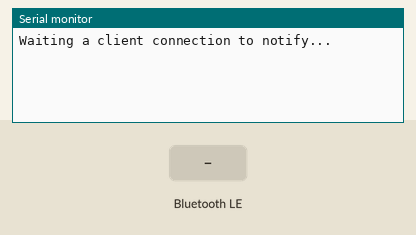
Recording of a sketch running on a simulated ESP32. On the bench: the last lines printed to the serial monitor. Inputs (shaded band) come from the test bench. Nothing arrives over Bluetooth unless stated; a phone connects over Bluetooth LE 3 s after start.

Above: at 1.2 s.
1.3 s: Bluetooth LE write "1" received
At 2.4 s:
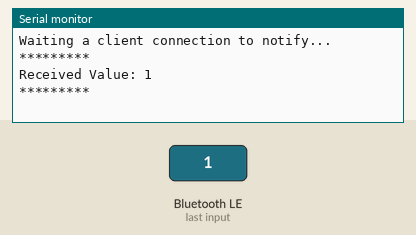
2.8 s: Bluetooth LE write "0" received
At 3.5 s:
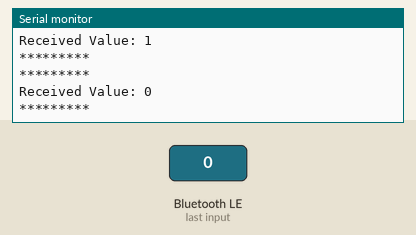
4.3 s: Bluetooth LE write "2" received
At 5.8 s:
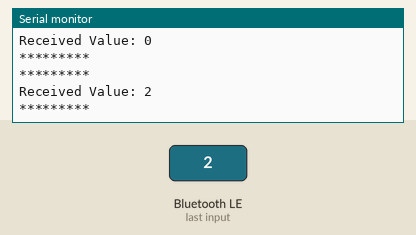

The sketch:

stateui.ino
```cpp
/*
    Video: https://www.youtube.com/watch?v=oCMOYS71NIU
    Based on Neil Kolban example for IDF: https://github.com/nkolban/esp32-snippets/blob/master/cpp_utils/tests/BLE%20Tests/SampleNotify.cpp
    Ported to Arduino ESP32 by Evandro Copercini

   Create a BLE server that, once we receive a connection, will send periodic notifications.
   The service advertises itself as: 6E400001-B5A3-F393-E0A9-E50E24DCCA9E
   Has a characteristic of: 6E400002-B5A3-F393-E0A9-E50E24DCCA9E - used for receiving data with "WRITE"
   Has a characteristic of: 6E400003-B5A3-F393-E0A9-E50E24DCCA9E - used to send data with  "NOTIFY"

   The design of creating the BLE server is:
   1. Create a BLE Server
   2. Create a BLE Service
   3. Create a BLE Characteristic on the Service
   4. Create a BLE Descriptor on the characteristic
   5. Start the service.
   6. Start advertising.

   In this example rxValue is the data received (only accessible inside that function).
   And txValue is the data to be sent, in this example just a byte incremented every second.
*/
#include <BLEDevice.h>
#include <BLEServer.h>
#include <BLEUtils.h>
#include <BLE2902.h>

BLEServer *pServer = NULL;
BLECharacteristic * pTxCharacteristic;
bool deviceConnected = false;
bool oldDeviceConnected = false;
uint8_t txValue = 0;
const uint8_t tx_buffer_len = 250;
uint8_t tx_buffer[tx_buffer_len];

// See the following for generating UUIDs:
// https://www.uuidgenerator.net/

#define SERVICE_UUID           "6E400001-B5A3-F393-E0A9-E50E24DCCA9E" // UART service UUID
#define CHARACTERISTIC_UUID_RX "6E400002-B5A3-F393-E0A9-E50E24DCCA9E"
#define CHARACTERISTIC_UUID_TX "6E400003-B5A3-F393-E0A9-E50E24DCCA9E"


class MyServerCallbacks: public BLEServerCallbacks {
    void onConnect(BLEServer* pServer) {
      deviceConnected = true;
    };

    void onDisconnect(BLEServer* pServer) {
      deviceConnected = false;
    }
};

class MyCallbacks: public BLECharacteristicCallbacks {
    void onWrite(BLECharacteristic *pCharacteristic) {
      String rxValue = pCharacteristic->getValue();

      if (rxValue.length() > 0) {
        Serial.println("*********");
        Serial.print("Received Value: ");
        for (int i = 0; i < rxValue.length(); i++)
          Serial.print(rxValue[i]);

        Serial.println();
        Serial.println("*********");
      }
    }
};


void setup() {
  Serial.begin(115200);
  memset(tx_buffer, 0, tx_buffer_len);

  // Create the BLE Device
  BLEDevice::init("UART Service");

  // Create the BLE Server
  pServer = BLEDevice::createServer();
  pServer->setCallbacks(new MyServerCallbacks());

  // Create the BLE Service
  BLEService *pService = pServer->createService(SERVICE_UUID);

  // Create a BLE Characteristic
  pTxCharacteristic = pService->createCharacteristic(
										CHARACTERISTIC_UUID_TX,
										BLECharacteristic::PROPERTY_NOTIFY
									);

  pTxCharacteristic->addDescriptor(new BLE2902());

  BLECharacteristic * pRxCharacteristic = pService->createCharacteristic(
											 CHARACTERISTIC_UUID_RX,
											BLECharacteristic::PROPERTY_WRITE
										);

  pRxCharacteristic->setCallbacks(new MyCallbacks());

  // Start the service
  pService->start();

  // Start advertising
  pServer->getAdvertising()->start();
  Serial.println("Waiting a client connection to notify...");
}

void loop() {

    if (deviceConnected) {
        size_t size = snprintf((char*)tx_buffer, tx_buffer_len, "Message: %d", txValue);
        pTxCharacteristic->setValue(tx_buffer, size);
        pTxCharacteristic->notify();
        txValue++;
		delay(500); // bluetooth stack will go into congestion, if too many packets are sent
	}

    // disconnecting
    if (!deviceConnected && oldDeviceConnected) {
        delay(500); // give the bluetooth stack the chance to get things ready
        pServer->startAdvertising(); // restart advertising
        Serial.println("start advertising");
        oldDeviceConnected = deviceConnected;
    }
    // connecting
    if (deviceConnected && !oldDeviceConnected) {
		// do stuff here on connecting
        oldDeviceConnected = deviceConnected;
    }
}
```

Measured:
- after the input at 1.3 s, the serial monitor: prints a new line after 0.05 s (image 1)
- after the input at 2.8 s, the serial monitor: prints a new line after 0.05 s (image 2)
- after the input at 4.3 s, the serial monitor: prints a new line after 0.05 s (image 3)
